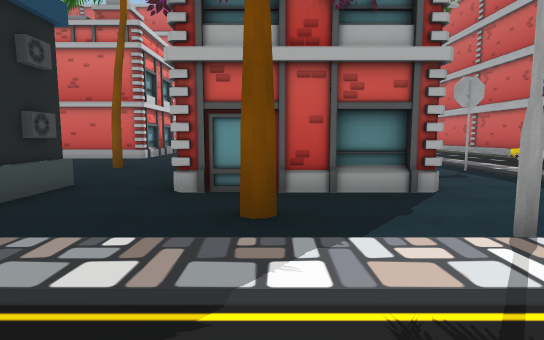
[1] (above)

24 first-person views from a walk through a Unity game level. The camera is 1.5 m above the floor, tilts 6° down and sees 80° across. The floor is counted in squares, 2 m on a side. Each view is taken from the middle of a square. On the plan, view 1 faces up. The plan holds only what a view shows up to about 11 squares ahead; the rest is blank. The place goes on beyond the plan. The player character is not drawn. Some animated figures are left out.

[2]
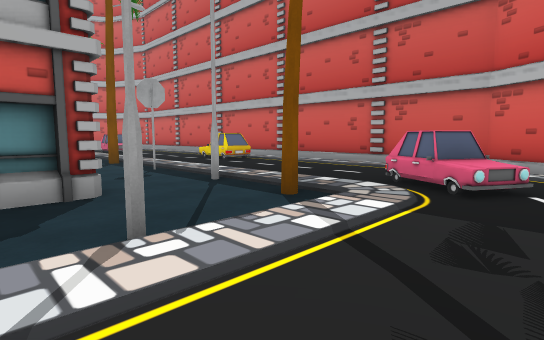

[3]
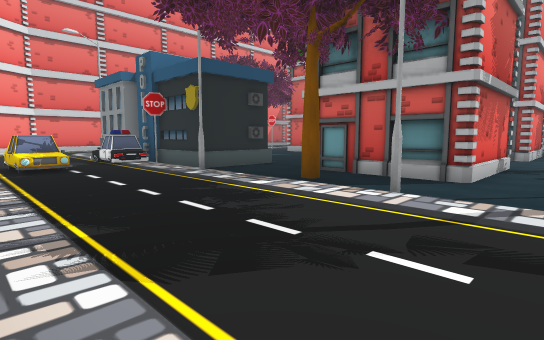

[4]
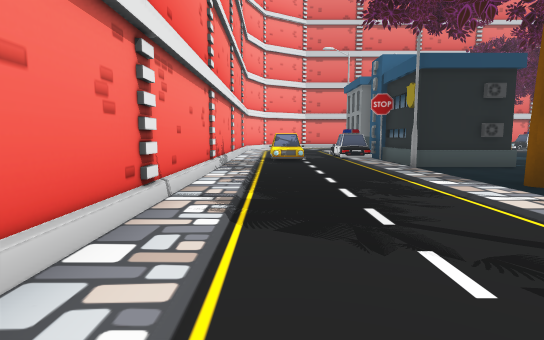

[5]
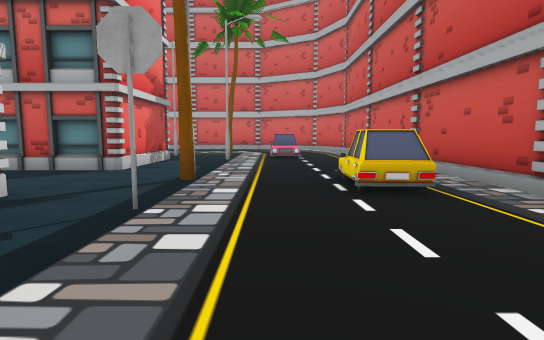

[6]
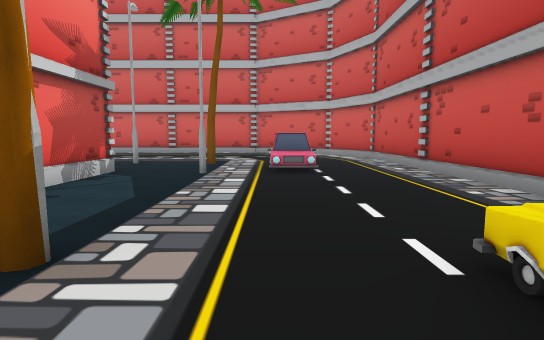

[7]
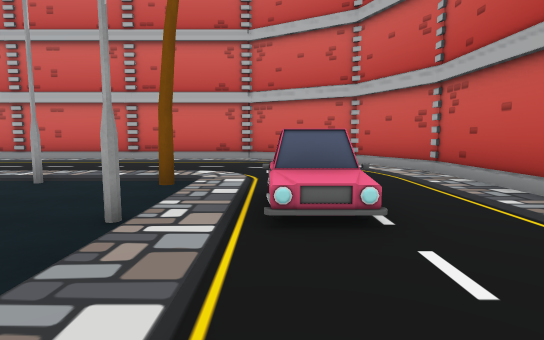

[8]
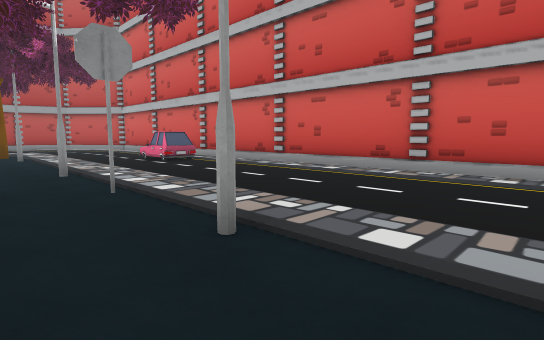

[9]
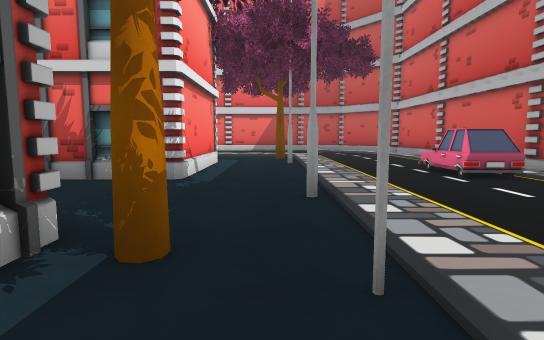

[10]
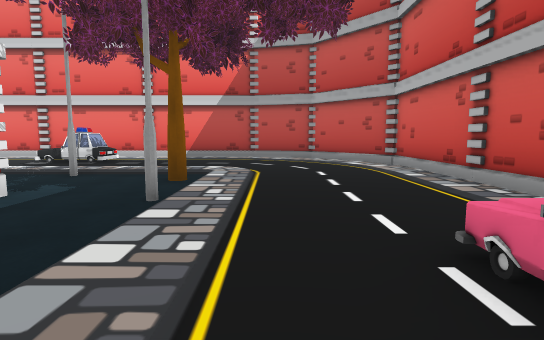

[11]
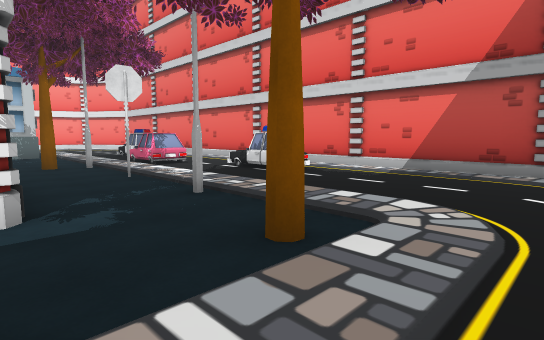

[12]
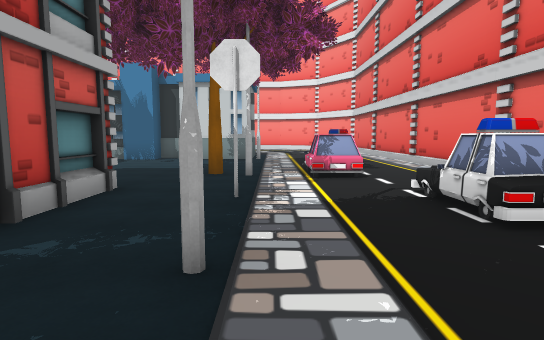

[13]
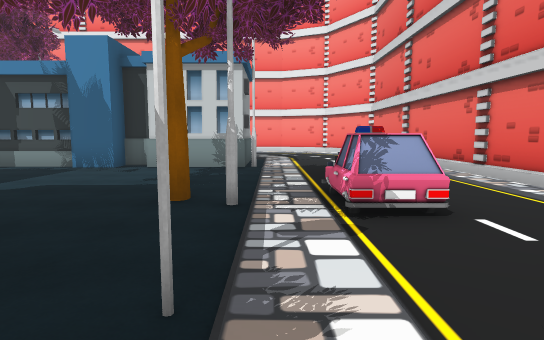

[14]
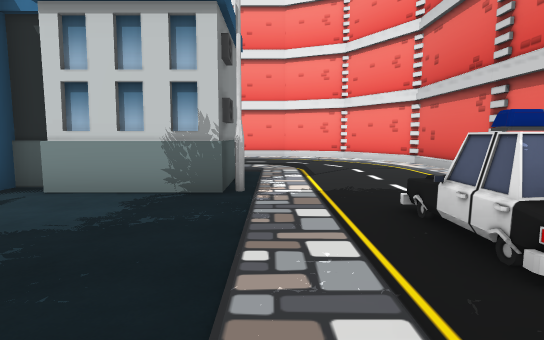

[15]
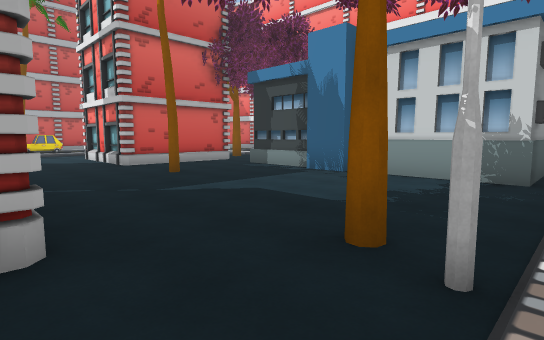

[16]
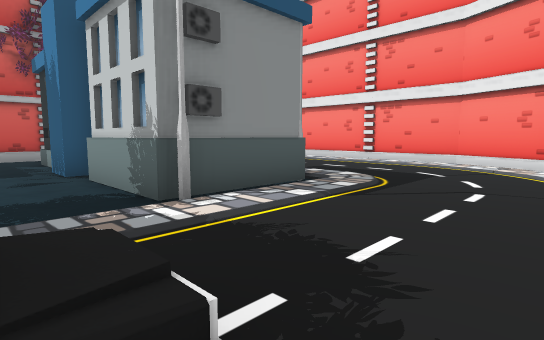

[17]
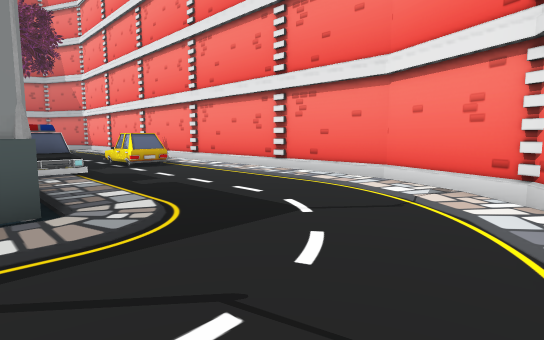

[18]
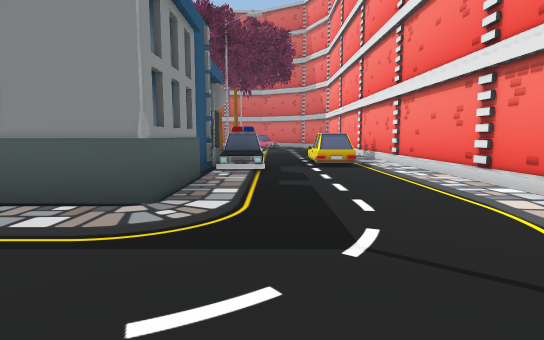

[19]
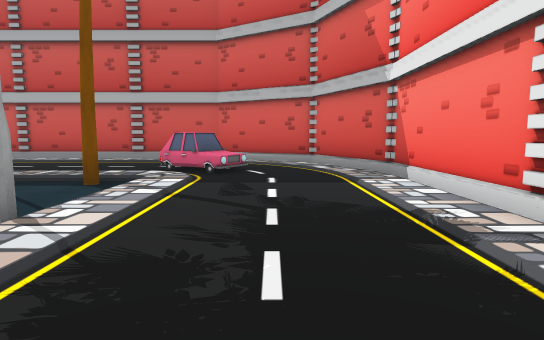

[20]
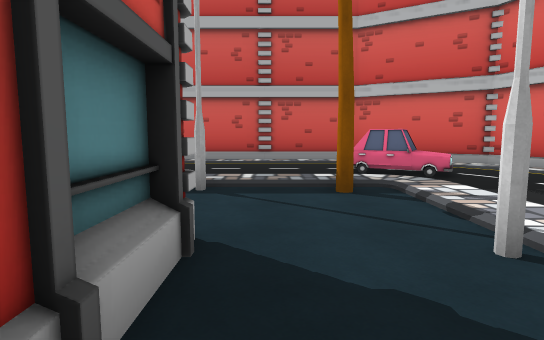

[21]
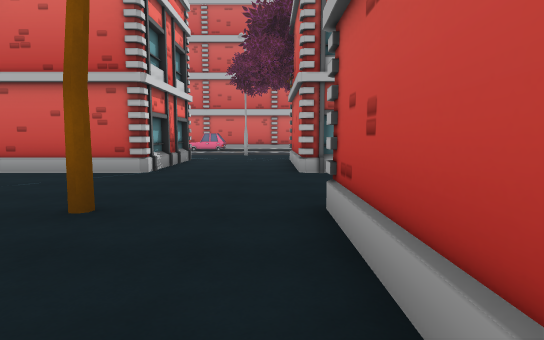

[22]
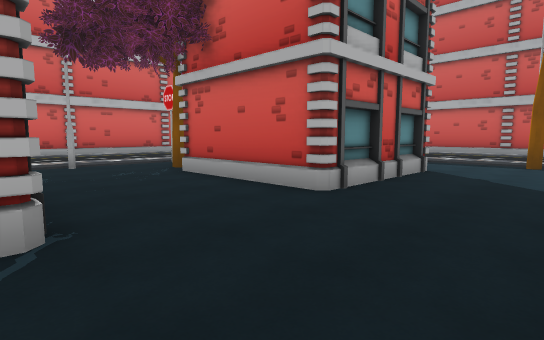

[23]
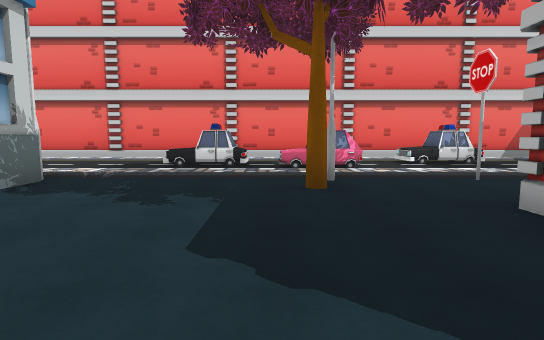

[24]
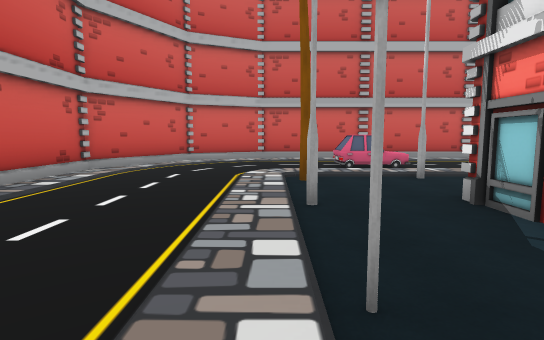

### Floor plan
Key: @ floor where view 1 was taken; # wall or solid block; x gap in a wall; . floor; / step, stairs or slope; C car; T palm tree; S sign; R tree; B building.
Columns run from 15 left of view 1 to 10 right of it. Each row starts with its distance up from view 1.
 23    ###################
 22  ###//////x//////////###
 21 ##/....../C.........../##
 20 #......../C.............#
 19 #.......................##
 18 #..../////////SS////..../#
 17 #.../#.#....#.SS.#.T/.../#
 16 #.../.............../CC./#
 15 #.../#.####...####../CC./#
 14 #CC./..#  #...#  #../.../#
 13 #CC./S.## #...## #../.../#
 12 #.../..B###...B###../.../#
 11 #..C/.............../.../#
 10 #..C/#.............T#.///#
  9 #.///.............../.CC/#
  8 #.C./......T..####.SS.CC/#
  7 #. ./.........#  #.SS.../#
  6 #.../.........#  #../.../#
  5 #.../###.###..####..#.../#
  4 #.../##### #......../.../#
  3 #.../####SS##..R...T/.../#
  2 #....///CC///////#//.CC./#
  1 #.......//...........C..##
  0 #/.......CC....@......./#
 -1 ##.......CC.........../##
 -2  ###/////////////////###
 -3    ###################

Positions as (right, up) in squares from view 1, and headings:
1: (0, 0), facing up
2: (1, 0), facing up-right
3: (4, -2), facing up-left
4: (5, -1), facing left
5: (6, 4), facing up
6: (6, 8), facing up
7: (6, 12), facing up
8: (4, 16), facing up-left
9: (1, 17), facing left
10: (-4, 19), facing left
11: (-8, 19), facing down-left
12: (-11, 17), facing down
13: (-11, 14), facing down
14: (-11, 10), facing down
15: (-11, 12), facing down-right
16: (-14, 7), facing down-right
17: (-14, 3), facing down-right
18: (-14, 1), facing right
19: (-1, 0), facing right
20: (0, 4), facing right
21: (-2, 5), facing up
22: (-5, 9), facing up-right
23: (-5, 9), facing left
24: (-2, 18), facing right
